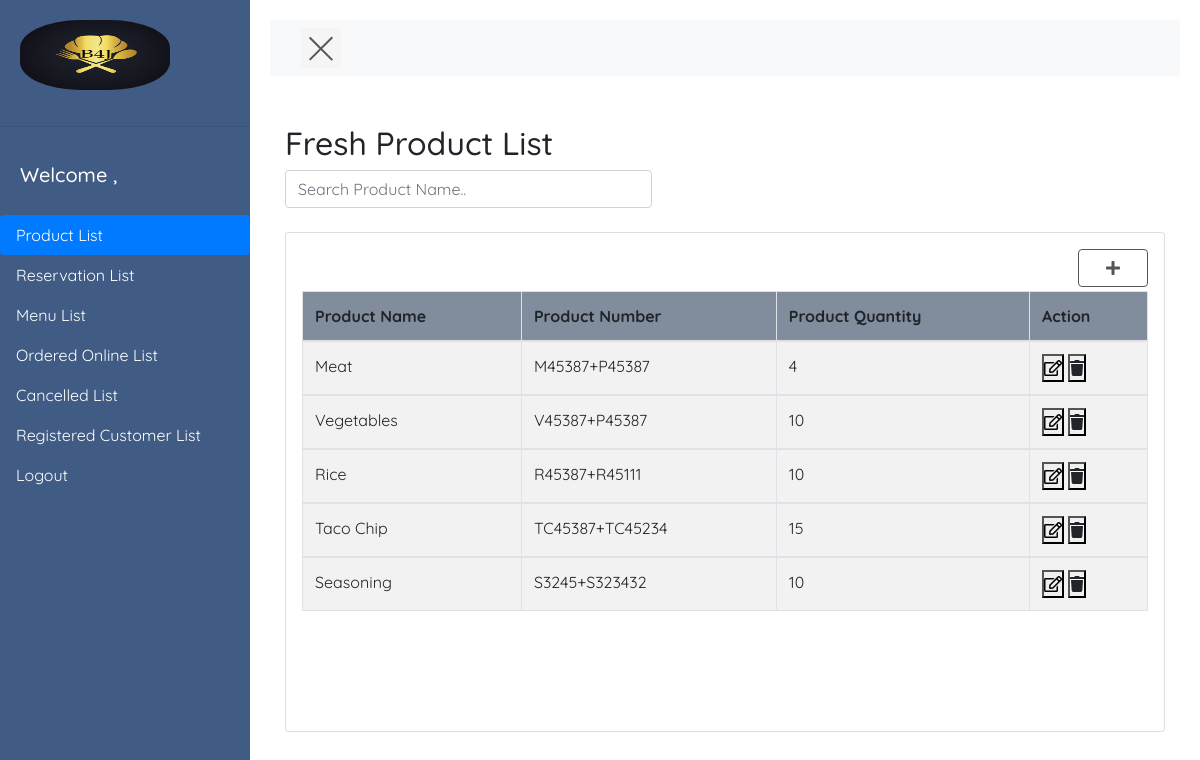
Page /admin_home.php on the committed database.
### tables this page shows
CREATE TABLE `product_list` (
  `id` int(11) NOT NULL,
  `product_name` varchar(100) NOT NULL,
  `product_number` varchar(100) NOT NULL,
  `product_quantity` varchar(100) NOT NULL,
  `delete_status` enum('1','0') NOT NULL
);

### core/ajax/modal.php (called while the page is built, shortened)
<?php
include 'core/init.php';
?>
<?php include 'includes/header.php';?>

### core/init.php (called while the page is built, shortened)
<?php
include_once 'function/functions.php';
$connect = new MainFunction();
?>

### core/function/connect_database.php (called while the page is built, shortened)
<?php
class ConnectqDB{
	public function __construct(){
		$this->connect = mysqli_connect("localhost" , "admin" , "root" ,"capstone2");
	}
}
?>

### core/function/functions.php (called while the page is built, shortened)
<?php
include 'connect_database.php';
class MainFunction extends ConnectqDB{
public function fetch_data($table){
$sql6 = "SELECT * FROM  ".$table;
$query =mysqli_query($this->connect,$sql6);
return  $query ;
}
}
?>

### admin_home.php (the view, shortened to what this page needs)
<?php
include 'core/init.php';
$uid = $_SESSION['id'];
include_once 'core/ajax/modal.php';
?>
<body class="admin-login">
  <div class="wrapper">
<nav id="sidebar">
    <div class="sidebar-header">
    <img src="./assets/image/icon.jpg" width="150px" height="70px" style="border-radius: 40%;">
        </div>
        <hr>
        <div class="sidebar-header">
                <h5 class="p-0">Welcome ,<?php $connect->get_fullname($uid);?></h5>
            </div>
<div class="nav flex-column nav-pills" id="v-pills-tab" role="tablist" aria-orientation="vertical">
  <a class="nav-link active" id="v-pills-product-tab" data-toggle="pill" href="#v-pills-product" role="tab" aria-controls="v-pills-profile" aria-selected="false">Product List</a>
  <a class="nav-link" id="v-pills-reserve-tab" data-toggle="pill" href="#v-pills-reserve" role="tab" aria-controls="v-pills-home" aria-selected="true">Reservation List</a>
  <a class="nav-link" id="v-pills-menu-tab" data-toggle="pill" href="#v-pills-menu" role="tab" aria-controls="v-pills-messages" aria-selected="false">Menu List</a>
  <a class="nav-link" id="v-pills-order-tab" data-toggle="pill" href="#v-pills-order" role="tab" aria-controls="v-pills-settings" aria-selected="false">Ordered Online List</a>
  <a class="nav-link" id="v-pills-cancel-tab" data-toggle="pill" href="#v-pills-cancel" role="tab" aria-controls="v-pills-settings" aria-selected="false">Cancelled List</a>
  <a class="nav-link" id="v-pills-reg-tab" data-toggle="pill" href="#v-pills-reg" role="tab" aria-controls="v-pills-settings" aria-selected="false">Registered Customer List</a>
  <a class="nav-link" href="./includes/logout.php">Logout</a>
</div>
        </nav>
        <div id="content">
            <nav class="navbar navbar-expand-lg navbar-light bg-light">
                <div class="container-fluid">
                    <button type="button" id="sidebarCollapse" class="navbar-btn">
                        <span></span>
                    </button>
                </div>
            </nav>
<div class="tab-content mt-5" id="v-pills-tabContent">
  <div class="tab-pane fade show active" id="v-pills-product" role="tabpanel" aria-labelledby="v-pills-profile-tab">
    <div class="container">
  <h2>Fresh Product List</h2>
  <input class="form-control col-sm-5" id="myProduct" type="text" placeholder="Search Product Name..">
  <br>
  <div class="table-responsive table-wrapper-scroll-y card"><button type="button" id="add_product" data-toggle="modal" data-target="#add_product" class="btn btn-danger col-sm-1 mb-1" style="float: right"><i class="fas fa-plus"></i></button>
    <form method="POST">
  <table class="table table-bordered table-striped">
    <thead>
      <tr>
        <th>Product Name</th>
        <th>Product Number</th>
        <th>Product Quantity</th>
        <th>Action</th>
      </tr>
    </thead>
    <?php
    $myrow = $connect->fetch_data("product_list");
    foreach($myrow as $rowed){
    if ($rowed['delete_status']==1) {
    ?>
    <tbody id="myTable">
      <tr>
        <td><?php echo $rowed['product_name']?></td>
        <td><?php echo $rowed['product_number']?></td>
        <td><?php echo $rowed['product_quantity']?></td>
         <td><button type="submit" name="edit" value="<?php echo $rowed['id']; ?>"><i class="far fa-edit"></i></button>
          <button type="submit" value="<?php echo $rowed['id']; ?>" name="del1" target="_self"><i class="fas fa-trash btn-light"></i></button></td>
      </tr>
    <?php }?>
     <?php }?>
    </tbody>
  </table>
  </form>
  </div>
</div>
</div>
  </div>
</div>
        </div>
</body>

### includes/header.php (shortened to what this page needs)
<!doctype html>
<html lang="en">
  <head>
    <link rel="stylesheet" href="https://stackpath.bootstrapcdn.com/bootstrap/4.2.1/css/bootstrap.min.css">
    <link rel="stylesheet" href="https://use.fontawesome.com/releases/v5.7.0/css/all.css">
    <link rel="stylesheet" type="text/css" href="./assets/css/style.css">
  </head>
</html>

### assets/css/style.css (style rules this page uses)
* { margin: 0; padding: 0; }
html,body { height: 100%; font-family: 'Quicksand', sans-serif; }
th { background-color: #818C9C; }
.table-wrapper-scroll-y { display: block; height: 500px; overflow-y: scroll; -ms-overflow-style: -ms-autohiding-scrollbar; }
img { max-width: 100%; }
.card { padding:1rem; }
a, a:hover, a:focus { color: inherit; text-decoration: none; transition: all 0.3s; }
.navbar-btn { box-shadow: none; outline: none !important; border: none; }
.wrapper { display: flex; width: 100%; align-items: stretch; perspective: 1500px; }
#sidebar { min-width: 250px; max-width: 250px; background: #415C84; color: #fff; transition: all 0.6s cubic-bezier(0.945, 0.020, 0.270, 0.665); transform-origin: bottom left; }
#sidebar .sidebar-header { padding: 20px; background: #415C84; }
#content { width: 100%; padding: 20px; min-height: 100vh; transition: all 0.3s; }
#sidebarCollapse { width: 40px; height: 40px; background: #f5f5f5; cursor: pointer; }
#sidebarCollapse span { width: 80%; height: 2px; margin: 0 auto; display: block; background: #555; transition: all 0.8s cubic-bezier(0.810, -0.330, 0.345, 1.375); transition-delay: 0.2s; }
#sidebarCollapse span:last-of-type { transform: rotate(-45deg) translate(1px, -1px); }
.btn { font-size: 1rem; font-weight: normal; text-decoration: none; cursor: pointer; display: inline-block; line-height: normal; padding: .5rem 1rem; margin: 0; height: auto; border: 1px solid; vertical-align: middle; -webkit-appearance: none; color: #555; background-color: rgba(0, 0, 0, 0); }

### rows in the picture
product_list: product_name "Meat", product_number "M45387+P45387", product_quantity "4", $rowed['id'] 1 (drawn)
product_list: product_name "Vegetables", product_number "V45387+P45387", product_quantity "10", $rowed['id'] 2 (drawn)
product_list: product_name "Rice", product_number "R45387+R45111", product_quantity "10", $rowed['id'] 3 (drawn)
product_list: product_name "Taco Chip", product_number "TC45387+TC45234", product_quantity "15", $rowed['id'] 4 (drawn)
product_list: product_name "Seasoning", product_number "S3245+S323432", product_quantity "10", $rowed['id'] 5 (drawn)
